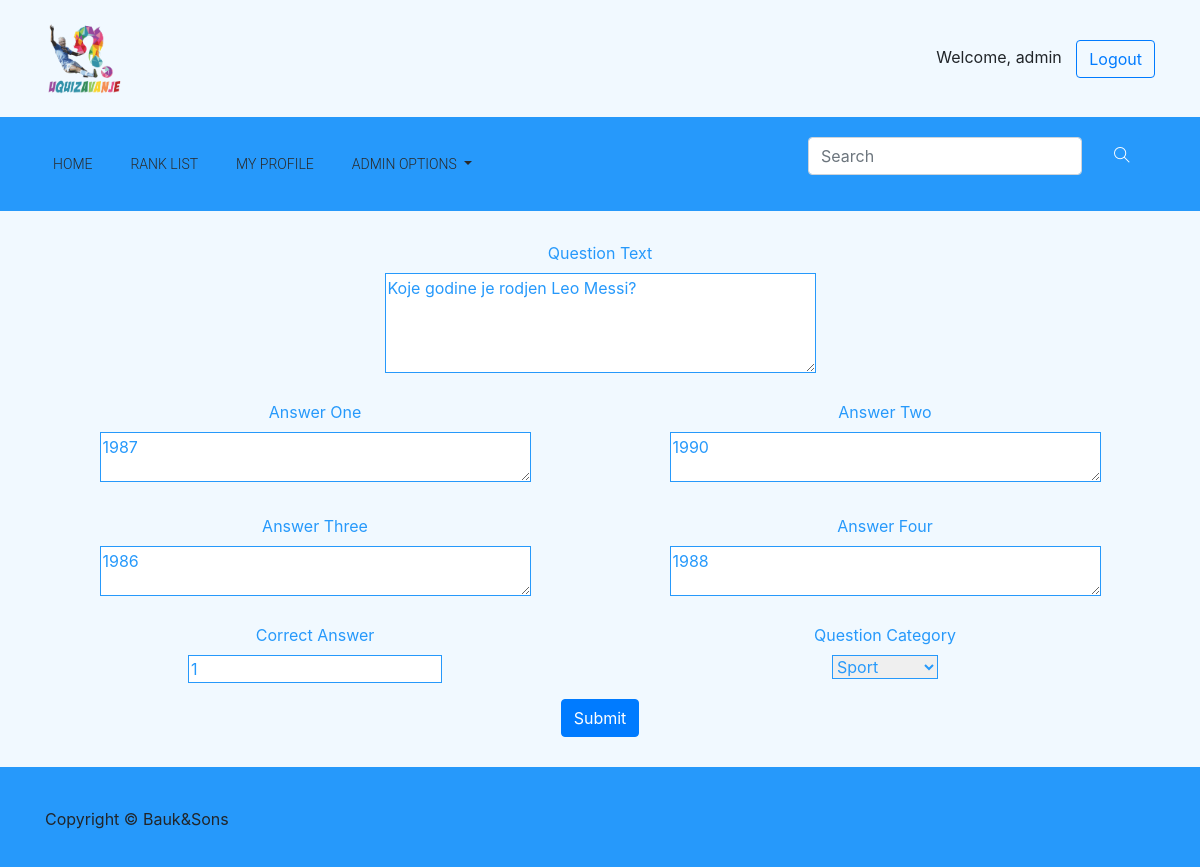
Screenshot of /edit_question/202/ (signed in) with the database file from the repository.
### quiz/models.py (models this page shows, shortened)
class User(AbstractUser):
    email = models.EmailField(
        verbose_name='email address',
        max_length=255,
        unique=True,
    )
    age = models.IntegerField(null = True)
    is_active = models.BooleanField(default=True)
    is_moderator = models.BooleanField(default=False)
    wants_moderator = models.BooleanField(default = False)
    first_name = models.CharField(max_length=50)
    last_name = models.CharField( max_length=50)
    level = models.IntegerField(default = 0)
    exp = models.IntegerField(default = 0)
    picture = models.TextField(default = "quiz/default_avatar.jpg", max_length = 50, blank = True, null = True)
    ranking = models.IntegerField(default = 0)
    def moderator(self):
        return self.is_moderator
    def is_senior(self):
        return self.level >= 10
    USERNAME_FIELD = 'username'
    REQUIRED_FIELDS = ['email']

class Question(models.Model):
    question = models.TextField(max_length = 100)
    is_valid = models.BooleanField(default = False)
    answer_one = models.TextField(max_length = 20)
    answer_two = models.TextField(max_length = 20)
    answer_three = models.TextField(max_length = 20)
    answer_four = models.TextField(max_length = 20)
    correct = models.IntegerField()
    category = models.ForeignKey(Category, on_delete=models.DO_NOTHING)
    def get_by_id(id_val):
        return Question.objects.filter(id=id_val).first()

### quiz/views.py (the view, shortened to what this page needs)
# urls.py: url(r'^edit_question/(?P<pk>\d+)/$',             views.edit_question,                name = 'edit_question'),
def edit_question(request, pk):
    user = request.user
    question = Question.get_by_id(pk)
    form = QuestionForm(request.POST or None, instance=question)
    message = ""
    if user.is_authenticated:
        if user.is_senior() or user.is_moderator or user.is_superuser:
            return render(request, 'quiz/edit_question.html', {'form': form, 'message': message, 'qid': question.id})
    return redirect('/home')

### quiz/forms.py
class QuestionForm(forms.ModelForm):
    class Meta:
        model = Question
        fields = ['question', 'answer_one','answer_two','answer_three','answer_four','correct','category']

### quiz/models.py (called while the page is built)
    def __str__(self):
        return self.name

### quiz/templates/quiz/edit_question.html (shortened to what this page needs)
{% extends "quiz/base.html" %}
{% block content %}
<div class="container">
    <div class="row">
        <div class="col-md-12">
            <div class="add_question_form">
                <form action="{% url 'quiz:edit_question' pk=qid%}" method="post">
                    <div class="row">
                        <div class="col-md-12 form_wrapper_question">
                            <label for="text_question">Question Text</label>
                            <p id="text_question"> {{ form.question }} </p>
                        </div>
                         <div class="col-md-6 form_wrapper_answer">
                                <label for="answer_one_question">Answer One</label>
                                <p id="answer_one_question"> {{ form.answer_one }} </p>
                        </div>
                        <div class="col-md-6 form_wrapper_answer">
                            <label for="answer_two_question">Answer Two</label>
                            <p id="answer_two_question"> {{ form.answer_two }} </p>
                        </div>
                        <div class="col-md-6 form_wrapper_answer">
                            <label for="answer_three_question">Answer Three</label>
                            <p id="answer_three_question"> {{ form.answer_three }} </p>
                        </div>
                        <div class="col-md-6 form_wrapper_answer">
                            <label for="answer_four_question">Answer Four</label>
                            <p id="answer_four_question"> {{ form.answer_four }} </p>
                        </div>
                        <div class="col-md-6 form_wrapper_correct_answer">
                            <label for="correct_question">Correct Answer</label>
                            <p id="correct_question"> {{ form.correct }} </p>
                        </div>
                        <div class="col-md-6 form_wrapper_category">
                            <label for="category_question">Question Category</label>
                            <p id="category_question"> {{ form.category }} </p>
                        </div>
                    </div>
                    <input class="btn btn-primary" type="submit" value="Submit">
                </form>
            </div>
        </div>
    </div>
</div>
{% endblock content %}

### quiz/templates/quiz/base.html (shortened to what this page needs)
{% load static %}
<!doctype html>
<html lang="en">
<head>
    <link rel="stylesheet" href="{% static 'quiz/bootstrap.min.css' %}">
    <link rel="stylesheet" href="{% static 'quiz/animate.css' %}">
    <link rel="stylesheet" href="{% static 'quiz/font-awesome.min.css' %}">
    <link rel="stylesheet" href="{% static 'quiz/style.css' %}">
    <link rel="stylesheet" href="{% static 'quiz/themify-icons.css' %}">
</head>
<body>
        <div id="page_container">
            <div id="content_wrapper">
    <header class="header_area">
        <div class="sub_header">
            <div class="container">
                <div class="row align-items-center">
                    <div class="col-xs-8 col-md-8 col-xl-6">
                        <div id="logo">
                            <a href="{% url 'quiz:home' %}"><img src="{% static 'quiz/uqizavanje_logo.png' %}" alt=""
                                    title="" /></a>
                        </div>
                    </div>
                    <div class="col-xs-4 col-md-4 col-xl-6">
                        {% if user.is_authenticated %}
                        <div class="float-right" id="welcome_message">
                            Welcome, {{ user.get_username }}
                            <a href="/accounts/logout" class="btn btn-outline-primary">Logout</a>
                        </div>
                        {% endif %}
                    </div>
                </div>
            </div>
        </div>
        <div class="main_menu">
            <div class="container">
                <div class="row">
                    <div class="col-lg-12">
                        <nav class="navbar navbar-expand-lg navbar-light">
                            <div class="collapse navbar-collapse" id="navbarSupportedContent">
                                <ul class="navbar-nav mr-auto">
                                    <li class="nav-item active">
                                        <a class="nav-link active" href="{% url 'quiz:home' %}">Home</a>
                                    </li>
                                    <li class="nav-item">
                                        <a class="nav-link" href="{% url 'quiz:rank_list'%}">Rank List</a>
                                    </li>
                                    {% if user.is_authenticated %}
                                    <li class="nav-item">
                                        <a class="nav-link" href="{% url 'quiz:my_profile' value=user.id%}">My Profile</a>
                                    </li>
                                    {% endif %}
                                    {% if user.is_superuser %}
                                    <li class="nav-item dropdown">
                                        <a class="nav-link dropdown-toggle" href="#" role="button"
                                            data-toggle="dropdown" aria-haspopup="true" aria-expanded="false">
                                            Admin options
                                        </a>
                                    </li>
                                    {% endif %}
                                </ul>
                            </div>
                            <div class="header_social_icon d-none d-sm-block">
                                <ul>
                                    <li>
                                        <form action="/search_results/" method="GET" class="form-inline mr-auto">
                                            <div class="md-form my-0">
                                                <input class="form-control" name="searched_name" type="search"
                                                    placeholder="Search" aria-label="Search">
                                                <button class="btn btn-primary" type='submit' id='lupa'><i
                                                        class=" ti-search text-white ml-3"
                                                        aria-hidden="true"></i></button>
                                            </div>
                                        </form>
                                    </li>
                                </ul>
                            </div>
                        </nav>
                    </div>
                </div>
            </div>
        </div>
    </header>
    {% block content %}
    {% endblock content %}
    </div>
    <footer class="footer">
        <div class="container">
            <div class="row text-center">
                <p class="col-lg-8 col-md-12">Copyright &copy; Bauk&Sons</p>
            </div>
        </div>
    </footer>
</div>
</body>
</html>

### quiz/static/quiz/style.css (style rules this page uses)
a { text-decoration: none; -webkit-transition: 0.5s; transition: 0.5s; }
img { max-width: 100%; }
.sub_header { padding: 20px 0px; background-color: #F1F9FF; }
.sub_header img { height: 15%; width: 15%; }
.main_menu { background-color: #2699FB; }
.main_menu .navbar-light .navbar-nav .nav-link { color: #2a2a2a; font-weight: 300; font-family: "Roboto", sans-serif; }
.main_menu .header_social_icon ul li { padding-right: 13px; }
.main_menu ul li { display: inline-block; font-size: 14px; text-transform: uppercase; padding-right: 22px; }
body { background-color: #F1F9FF; }
#lupa { background-color: #2699FB; border:#2699FB; }
#welcome_message a { margin-left: 10px; }
.add_question_form { margin-top : 30px; margin-bottom: 30px; text-align: center; }
.form_wrapper_question textarea { height: 100px; border: 1px #2699FB solid; color: #2699FB; }
.form_wrapper_question label { color: #2699FB; }
.form_wrapper_answer { text-align: center; margin-bottom: 5px; margin-top: 5px; }
.form_wrapper_answer textarea { height: 50px; color: #2699FB; border: 1px #2699FB solid; }
.form_wrapper_answer label { color: #2699FB; }
.form_wrapper_correct_answer label { color: #2699FB; }
.form_wrapper_correct_answer input { color: #2699FB; border: 1px #2699FB solid; }
.form_wrapper_category label { color: #2699FB; }
.form_wrapper_category select { border: 1px #2699FB solid; color: #2699FB; }
.footer { background-color: #2699FB; height: 100px; position: absolute; bottom: 0; width: 100%; }
.footer p { margin-top: 40px; text-align: left; }
.main_menu .navbar { padding: 20px 0px; }
#page_container { position: relative; min-height: 100vh; }
#content_wrapper { padding-bottom: 100px; }

### rows the page displays
User: get_username "admin"
Question: question "Koje godine je rodjen Leo Messi?", answer_one "1987", answer_two "1990", answer_three "1986", answer_four "1988", correct "1", category "Sport"
